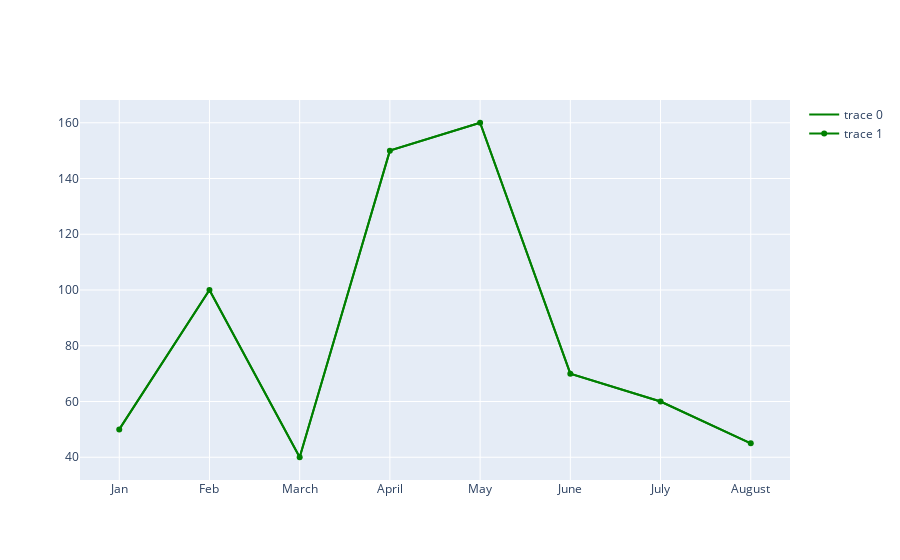

Notebook code cell kept with this figure:
### Code cell
fig.add_trace(go.Scatter(x=months_array, y=n_sold, mode='lines+markers', marker=dict(color='green')))

### Figure 1 — Plotly figure (JSON) as saved in the notebook; plotly's stock layout.template omitted (floating-point values rounded to 4 significant figures)
{"data": [{"marker": {"color": "green"}, "mode": "lines", "type": "scatter", "x": ["Jan", "Feb", "March", "April", "May", "June", "July", "August"], "y": [50, 100, 40, 150, 160, 70, 60, 45]}, {"marker": {"color": "green"}, "mode": "lines+markers", "type": "scatter", "x": ["Jan", "Feb", "March", "April", "May", "June", "July", "August"], "y": [50, 100, 40, 150, 160, 70, 60, 45]}], "layout": {}}
